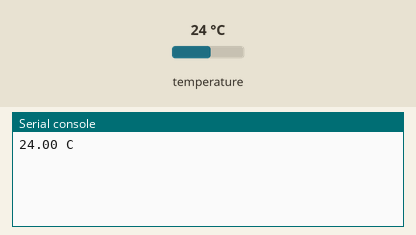
Simulated run of this program. Board: ESP32 board running MicroPython. Parts: the last lines printed to the serial console. Inputs (shaded band) come from the test bench; at power-on: temperature 24 °C.

Above: at 1.2 s.
1.3 s: temperature set to 12 °C
At 2.2 s:
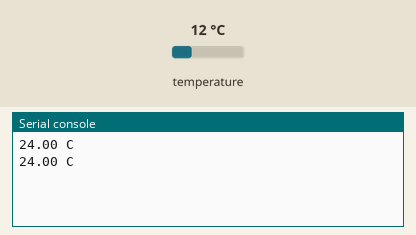
2.8 s: temperature set to 19 °C
At 3.7 s:
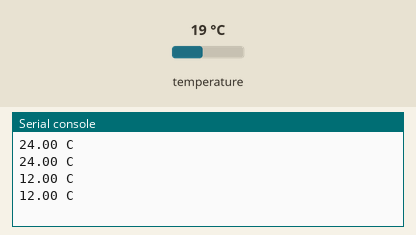
Timing chart, 0 to 5.8 s (numbered marks = the images above; inputs shaded):
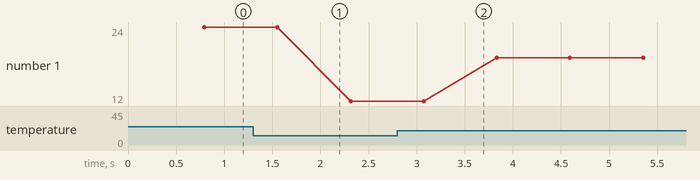

Measured:
- plotted number 1: 24 → 12 after the input at 1.3 s, 12 → 19 after the input at 2.8 s

The program:

ESP32_DS18B20.py
```python
# Manuel Lameira
# Board: ESP32 - WROOM or WROVER

# DS18B20 using MicroPython


# DS18B20 --> ESP32
# GND     --> GND
# VCC     --> 5v or 3.3v
# DAT     --> D4


from machine import Pin
from time import sleep_ms
from onewire import OneWire
from ds18x20 import DS18X20


ds18_sensor = DS18X20(OneWire(Pin(4)))

addrs = ds18_sensor.scan()
addr = addrs.pop()

while True:
    ds18_read = ds18_sensor.convert_temp()
    sleep_ms(750)
    ds18_temp = ds18_sensor.read_temp(addr)
    print(str('%3.2f C' % ds18_temp))
```
